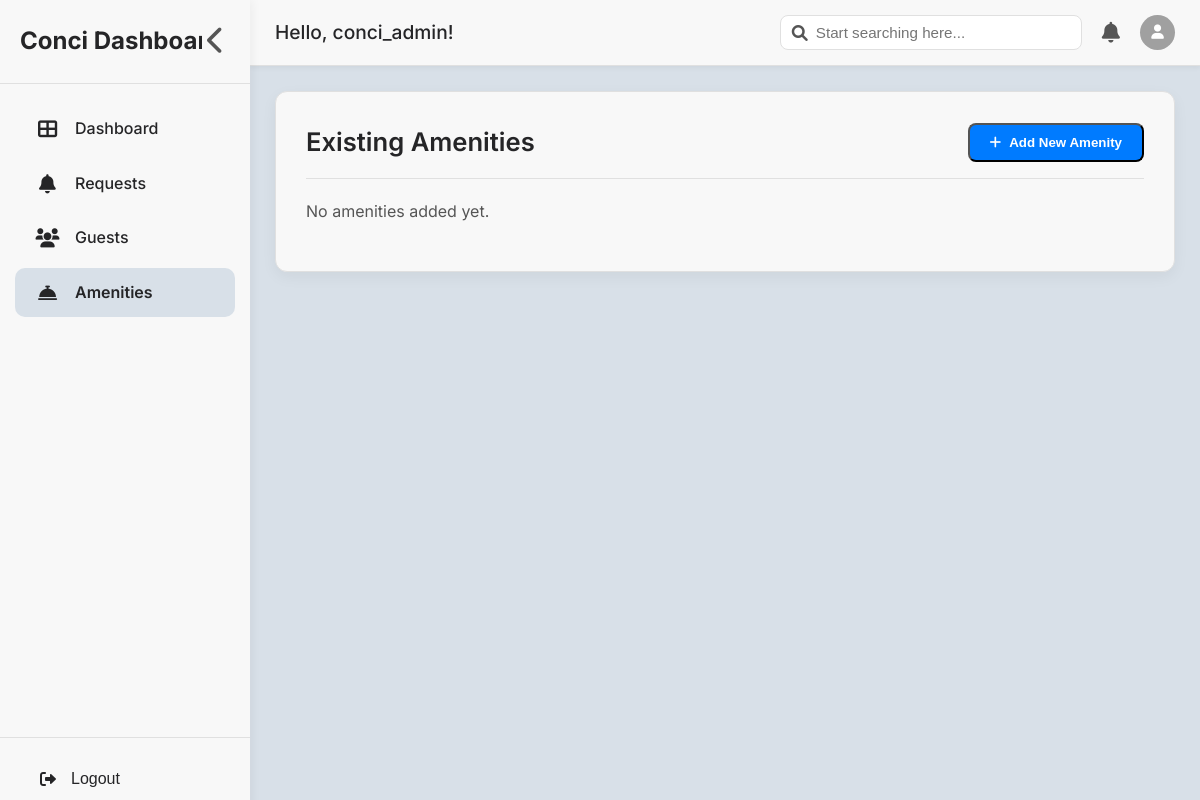
The page /dashboard/amenities/ (signed in) on the database as committed earlier.
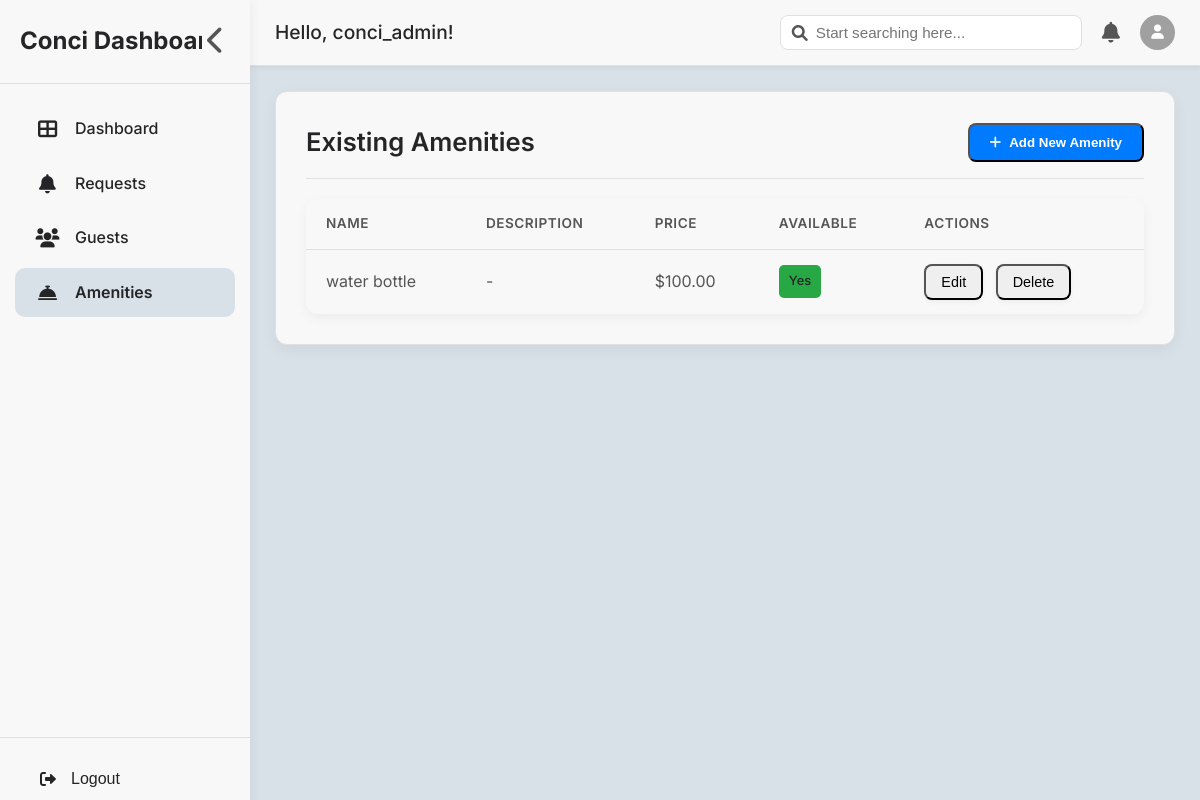
The same page on the database as committed later.
### main/models.py (models this page shows, shortened)
class Amenity(models.Model):
    name = models.CharField(max_length=100, unique=True)
    description = models.TextField(blank=True, null=True)
    price = models.DecimalField(max_digits=10, decimal_places=2, help_text="Cost per unit of this amenity.")
    is_available = models.BooleanField(default=True)
    created_at = models.DateTimeField(auto_now_add=True)
    updated_at = models.DateTimeField(auto_now=True)
    class Meta:
        verbose_name_plural = "Amenities" # Correct pluralization in admin
        ordering = ['name']

### main/views.py (the view)
# urls.py: path('dashboard/amenities/', views.amenity_management, name='amenity_management'),
@login_required
def amenity_management(request):
    user_hotel = None
    try:
        user_profile = request.user.profile
        user_hotel = user_profile.hotel
    except UserProfile.DoesNotExist:
        logout(request)
        return redirect('login')
    except AttributeError:
        logout(request)
        return redirect('login')
    if not user_hotel:
        logout(request)
        return redirect('login')
    amenities = Amenity.objects.all().order_by('name') # Get all amenities
    if request.method == 'POST':
        amenity_id = request.POST.get('amenity_id')
        if amenity_id:
            amenity_instance = get_object_or_404(Amenity, id=amenity_id)
            form = AmenityForm(request.POST, instance=amenity_instance)
        else:
            form = AmenityForm(request.POST)
        if form.is_valid():
            form.save()
            return JsonResponse({'success': True, 'message': 'Amenity saved successfully.'})
        else:
            return JsonResponse({'success': False, 'errors': form.errors.as_json()}, status=400)
    else: # GET request
        form = AmenityForm() # Empty form for adding new amenity
    context = {
        'page_title': 'Amenity Management',
        'current_main_tab': 'amenities', # Set a new main tab for amenities
        'form': form,
        'amenities': amenities,
    }
    return render(request, 'main/amenity_management.html', context)

### main/forms.py (shortened to what this page needs)
class AmenityForm(forms.ModelForm):
    class Meta:
        model = Amenity
        fields = ['name', 'description', 'price', 'is_available']
        widgets = {
            'name': forms.TextInput(attrs={'class': 'form-control'}),
            'description': forms.Textarea(attrs={'class': 'form-control', 'rows': 3}),
            'price': forms.NumberInput(attrs={'class': 'form-control', 'step': '0.01'}),
            'is_available': forms.CheckboxInput(attrs={'class': 'form-check-input'})
        }

### main/templates/main/amenity_management.html (shortened to what the changed rows need)
<!DOCTYPE html>
<html lang="en">
<head>
    <link rel="stylesheet" href="https://cdnjs.cloudflare.com/ajax/libs/font-awesome/6.0.0-beta3/css/all.min.css">
</head>
<body>
    <div class="main-area" id="mainArea">
        <div class="main-content">
            <div class="container">
                <div class="amenity-management-header">
                    <h2>Existing Amenities</h2>
                    <button id="addAmenityButton" class="add-amenity-btn">
                    </button>
                </div>
                {% if amenities %}
                    <div class="table-responsive">
                        <table>
                            <thead>
                                <tr>
                                    <th>Name</th>
                                    <th>Description</th>
                                    <th>Price</th>
                                    <th>Available</th>
                                    <th>Actions</th>
                                </tr>
                            </thead>
                            <tbody>
                                {% for amenity in amenities %}
                                <tr>
                                    <td>{{ amenity.name }}</td>
                                    <td>{{ amenity.description|default:"-" }}</td>
                                    <td>${{ amenity.price|floatformat:2 }}</td>
                                    <td>
                                        <span class="status-{% if amenity.is_available %}available{% else %}unavailable{% endif %}">
                                            {% if amenity.is_available %}Yes{% else %}No{% endif %}
                                        </span>
                                    </td>
                                    <td class="action-buttons">
                                        <button class="edit-amenity-btn"
                                            data-id="{{ amenity.id }}"
                                            data-name="{{ amenity.name }}"
                                            data-description="{{ amenity.description|default:'' }}"
                                            data-price="{{ amenity.price|floatformat:2 }}"
                                            data-is-available="{% if amenity.is_available %}true{% else %}false{% endif %}">
                                            Edit
                                        </button>
                                        <button class="delete-amenity-btn" data-id="{{ amenity.id }}">
                                            Delete
                                        </button>
                                    </td>
                                </tr>
                                {% endfor %}
                            </tbody>
                        </table>
                    </div>
                {% else %}
                    <p>No amenities added yet.</p>
                {% endif %}
            </div>
        </div>
    </div>
</body>
</html>

Rows that differ between the two databases and show on the page:
added Amenity: name "water bottle", description "-", price "100.00", is_available "Yes"
Other text that changed with them:
text no longer shown: "No amenities added yet."
text now shown: "NAME DESCRIPTION PRICE AVAILABLE ACTIONS"
